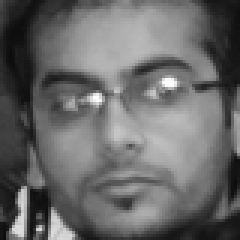
%> input picture Code/Students_Dataset/train/200901059_19_sept-26_photo2_1752_452.bmp, 80 x 80 px (shown 3 times larger); its folder holds only this picture in this run
$ octave --eval "PCA_student;"   (GNU Octave 9; MATLAB toolbox functions it lacks are replaced by stand-ins)
%> lines starting %> are read from the running program, lines starting %| are printed output that depends on the picture
function PCA_student()

    imgs = dir(['./train' '/' '*.bmp']);


    p = 80; q = 80;
    idx = 0;
    for i=5:5:60
        idx = idx + 1;
        k(idx) = i;
        a1 = hold_one(imgs, 0, p, q, i)
% [12 lines not run here, left out]
function accuracy = hold_one(imgs, fold_no, p, q, k)
%> called with fold_no = 0, p = 80, q = 80, k = 5

    NumImgs = size(imgs,1);

    flag = 0;
    index = 0;
    labels = cell(NumImgs,1);
    map_obj = containers.Map;

    folder_name = './train/%s';

    for i=1:NumImgs

        filename = sprintf(folder_name, imgs(i).name);

        image = double(imread(filename));
%> image: size 80x80 double; min 12, max 255, mean 104.6; mean of the top-left, top-right, bottom-left and bottom-right quarters 92.4, 113.9, 98.5, 113.8

        % do a resize here.
        image = imresize(image, [p, q]);

        % Convert the given image to column vector.
        b = transpose(image);
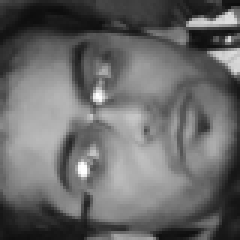
%> b: size 80x80 double (shown 3 times larger); min 12, max 255, mean 104.6; mean of the top-left, top-right, bottom-left and bottom-right quarters 92.4, 98.5, 113.9, 113.8
        b = reshape(b, [], 1);
%> b = 6400 values, max 255 at index 2218, min 12 at index 1444, mean 104.6

        index = index + 1;
        A(:,index) = b;
        labels{index} = imgs(i).name(1:9);
        mylabels(index) = str2num(imgs(i).name(1:9));
        map_obj(imgs(i).name(1:9)) = int32((index-1)/15);

        if(flag==0)
            sum = b;
%> sum has the same summary as b
            flag = 1;
        else
            sum = sum + b;
        end

    end

% [35 lines of commented-out code are left out]
    mean = sum /index;
%> mean has the same summary as b

    % Plot the mean image.
    out_filename = './Images/mean_image_without_rotation.jpg';
    mean_img = reshape(mean, q, p);
    mean_img = transpose(mean_img);
    mean_img = uint8(mean_img);
%> mean_img is the input picture: size 80x80 uint8; min 12, max 255, mean 104.6
    figure();
    imshow(mean_img);
    print('-djpeg90', out_filename)

    % Subtract the mean image from all images.
    for i=1:index
        A(:,i) = A(:, i) - mean;
    end
%> after the loop, A = 6400 values from 0 to 0

    At = transpose(A);
%> At = 6400 values from 0 to 0
    X = At * A;
%> X = 0

    % Compute the eigen vector, eigen values of the AtA
    [V,D] = eig(X);
%> V = 1; D = 0
    [D order] = sort(diag(D),'descend');
%> order = 1
    V = V(:,order);

    % select top k eigen vectors.
%> (the run ends here)

$ run again, on Code/Students_Dataset/train/200999008_72_sept-19_photo3_1931_417.bmp
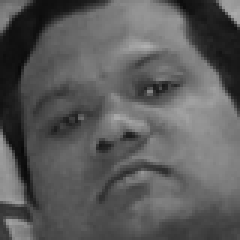
%> input picture Code/Students_Dataset/train/200999008_72_sept-19_photo3_1931_417.bmp, 80 x 80 px (shown 3 times larger)
%> in hold_one, `b = transpose(image);`:
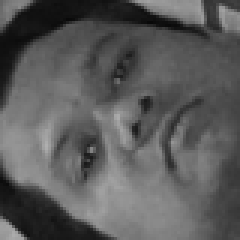
%> b: size 80x80 double (shown 3 times larger); min 8, max 175, mean 90.7; mean of the top-left, top-right, bottom-left and bottom-right quarters 76.6, 81.8, 100.1, 104.4
%> in hold_one, `b = reshape(b, [], 1);`: b = 6400 values, max 175 at index 1249, min 8 at index 4008, mean 90.73
%> sum has the same summary as b
%> mean has the same summary as b
%> in hold_one, mean_img is the input picture: size 80x80 uint8; min 8, max 175, mean 90.7
%> after the loop in hold_one, `for i=1:index`: A = 6400 values from 0 to 0
%> X = 0
%> V = 1; D = 0
%> order = 1

$ run again, on Code/Students_Dataset/train/200999008_81_sept-12_photo3_4083.5_1508.5.bmp
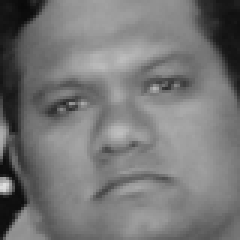
%> input picture Code/Students_Dataset/train/200999008_81_sept-12_photo3_4083.5_1508.5.bmp, 80 x 80 px (shown 3 times larger)
%> in hold_one, `b = transpose(image);`:
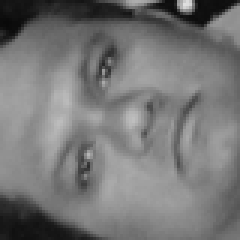
%> b: size 80x80 double (shown 3 times larger); min 9, max 223, mean 118.3; mean of the top-left, top-right, bottom-left and bottom-right quarters 108.3, 113.9, 116, 135.1
%> in hold_one, `b = reshape(b, [], 1);`: b = 6400 values, max 223 at index 4882, min 9 at index 88, mean 118.3
%> sum has the same summary as b
%> mean has the same summary as b
%> in hold_one, mean_img is the input picture: size 80x80 uint8; min 9, max 223, mean 118.3
%> after the loop in hold_one, `for i=1:index`: A = 6400 values from 0 to 0
%> X = 0
%> V = 1; D = 0
%> order = 1

$ run again, on Code/Students_Dataset/train/201001071_31.bmp
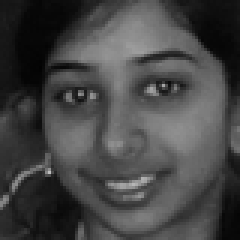
%> input picture Code/Students_Dataset/train/201001071_31.bmp, 80 x 80 px (shown 3 times larger)
%> in hold_one, `b = transpose(image);`:
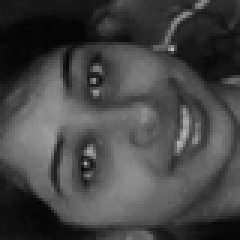
%> b: size 80x80 double (shown 3 times larger); min 2, max 189, mean 69.3; mean of the top-left, top-right, bottom-left and bottom-right quarters 52, 61.3, 78.8, 85
%> in hold_one, `b = reshape(b, [], 1);`: b = 6400 values, max 189 at index 4577, min 2 at index 1774, mean 69.26
%> sum has the same summary as b
%> mean has the same summary as b
%> in hold_one, mean_img is the input picture: size 80x80 uint8; min 2, max 189, mean 69.3
%> after the loop in hold_one, `for i=1:index`: A = 6400 values from 0 to 0
%> X = 0
%> V = 1; D = 0
%> order = 1

$ run again, on Code/Students_Dataset/train/200901059_86_sept-12_photo3_3102_1938.bmp
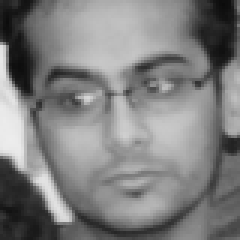
%> input picture Code/Students_Dataset/train/200901059_86_sept-12_photo3_3102_1938.bmp, 80 x 80 px (shown 3 times larger)
%> in hold_one, `b = transpose(image);`:
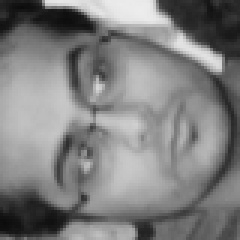
%> b: size 80x80 double (shown 3 times larger); min 11, max 237, mean 127.2; mean of the top-left, top-right, bottom-left and bottom-right quarters 126.6, 125.6, 124.8, 132
%> in hold_one, `b = reshape(b, [], 1);`: b = 6400 values, max 237 at index 3684, min 11 at index 155, mean 127.2
%> sum has the same summary as b
%> mean has the same summary as b
%> in hold_one, mean_img is the input picture: size 80x80 uint8; min 11, max 237, mean 127.2
%> after the loop in hold_one, `for i=1:index`: A = 6400 values from 0 to 0
%> X = 0
%> V = 1; D = 0
%> order = 1
